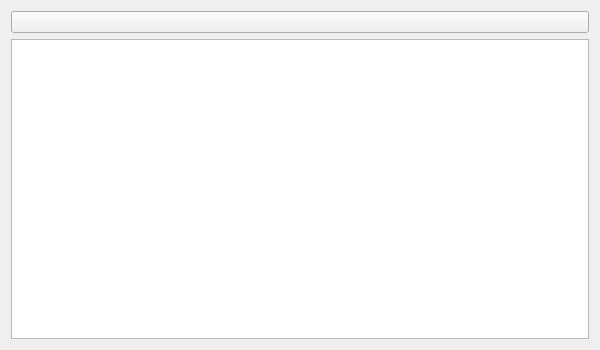
<?xml version="1.0" encoding="UTF-8"?>
<ui version="4.0">
 <class>Process</class>
 <widget class="QWidget" name="Process">
  <property name="windowModality">
   <enum>Qt::NonModal</enum>
  </property>
  <property name="geometry">
   <rect>
    <x>0</x>
    <y>0</y>
    <width>600</width>
    <height>350</height>
   </rect>
  </property>
  <property name="sizePolicy">
   <sizepolicy hsizetype="Fixed" vsizetype="Fixed">
    <horstretch>0</horstretch>
    <verstretch>0</verstretch>
   </sizepolicy>
  </property>
  <property name="windowTitle">
   <string>Info about process</string>
  </property>
  <layout class="QVBoxLayout" name="verticalLayout_2">
   <item>
    <widget class="QPushButton" name="pushButton">
     <property name="toolTip">
      <string>При нажатии на ЛКМ открывает окно процесса, при нажатии на ПКМ прекращает процесс</string>
     </property>
     <property name="text">
      <string/>
     </property>
     <property name="autoDefault">
      <bool>true</bool>
     </property>
    </widget>
   </item>
   <item>
    <widget class="QListWidget" name="listWidget">
     <property name="sizePolicy">
      <sizepolicy hsizetype="Expanding" vsizetype="Expanding">
       <horstretch>0</horstretch>
       <verstretch>0</verstretch>
      </sizepolicy>
     </property>
     <property name="autoFillBackground">
      <bool>true</bool>
     </property>
     <property name="editTriggers">
      <set>QAbstractItemView::SelectedClicked</set>
     </property>
     <property name="showDropIndicator" stdset="0">
      <bool>false</bool>
     </property>
     <property name="selectionMode">
      <enum>QAbstractItemView::ExtendedSelection</enum>
     </property>
     <property name="verticalScrollMode">
      <enum>QAbstractItemView::ScrollPerItem</enum>
     </property>
     <property name="horizontalScrollMode">
      <enum>QAbstractItemView::ScrollPerPixel</enum>
     </property>
     <property name="resizeMode">
      <enum>QListView::Adjust</enum>
     </property>
    </widget>
   </item>
  </layout>
 </widget>
 <resources/>
 <connections/>
</ui>
